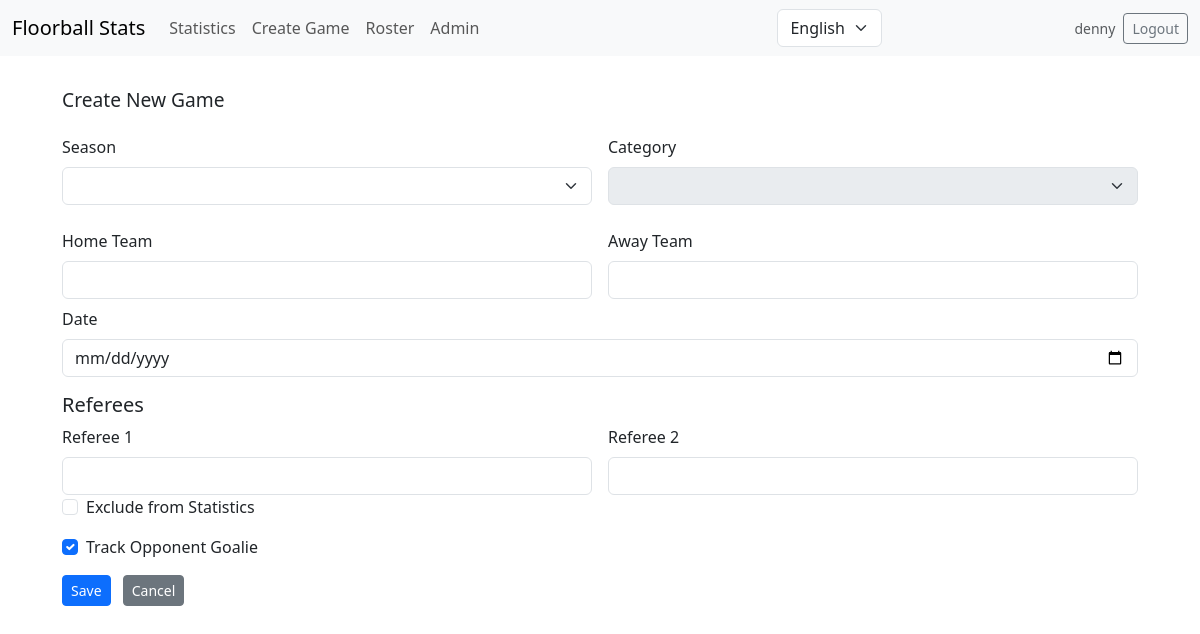
Before: /create_game (signed in) with the older database file.
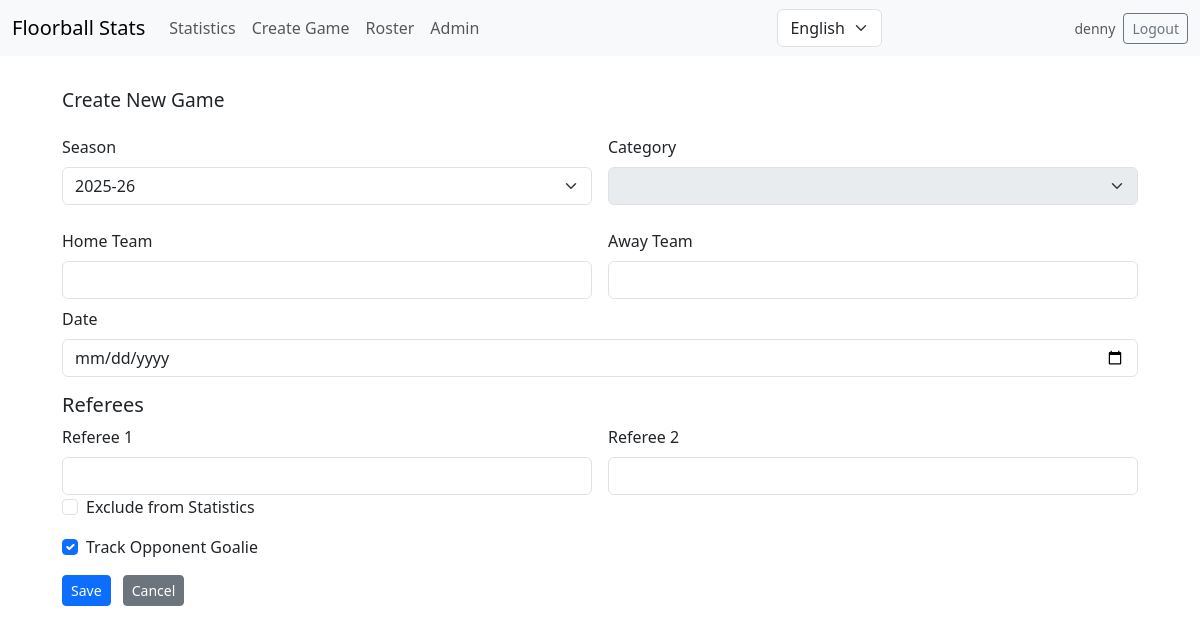
After: the same page with the newer database file.
### models/team_settings.py (models this page shows, shortened)
class TeamSettings(db.Model):
    __tablename__ = 'team_settings'
    id = db.Column(db.Integer, primary_key=True)
    category = db.Column(db.Text, nullable=False)
    setting_key = db.Column(db.Text, nullable=False)
    setting_value = db.Column(db.Text, nullable=False, default='1')
    __table_args__ = (
        db.UniqueConstraint('category', 'setting_key', name='uq_cat_key'),
    )

### routes/game_routes.py (the view, shortened to what this page needs)
@game_bp.route('/create_game', methods=['GET', 'POST'])
def create_game():
    guard = require_manage()
    if guard:
        return guard
    seasons = get_all_seasons()
    from models.team_settings import get_current_season as _cur_season
    return render_template('game_form.html', categories=[], seasons=seasons, current_season=_cur_season())

### models/roster.py (called while the page is built)
def get_all_seasons():
    try:
        rows = db.session.query(RosterPlayer.season).distinct().all()
        return sorted({r[0] for r in rows if r[0]}, reverse=True)
    except Exception:
        logger.exception("get_all_seasons failed")
        return []

### utils/auth_helpers.py (called while the page is built)
def require_manage():
    from flask import redirect, url_for, flash
    if not session.get('authenticated'):
        return redirect(url_for('game.index'))
    if session.get('is_admin_session'):
        return None
    if session.get('user_id'):
        return None
    flash('This section requires a user account or the admin PIN.', 'warning')
    return redirect(url_for('game.user_login'))

### templates/game_form.html (shortened to what the changed rows need)
{% extends "base.html" %}
{% block content %}
<div class="game-form-container">
    <h1 class="mb-4" style="font-size:1.2rem;">{{ g.t['modify_game'] if modify else g.t['create_new_game'] }}</h1>
    <form method="post" action="{{ url_for('game.modify_game', game_id=game_id) if modify else url_for('game.create_game') }}"
        id="gameForm">
        <div class="row g-2 g-sm-3">
            <div class="col-12 col-sm-6">
                <label for="season" class="form-label">{{ g.t['season'] }}</label>
                {% if modify %}
                <input type="text" class="form-control" id="season" name="season" required
                    value="{{ game.season if game.season is defined else '' }}" readonly>
                {% else %}
                <select class="form-select" id="season" name="season" required>
                    <option value="">{{ g.t['select_season'] }}</option>
                    {% for s in seasons %}
                    <option value="{{ s }}" {% if s == current_season %}selected{% endif %}>{{ s }}</option>
                    {% endfor %}
                </select>
                {% endif %}
            </div>
        </div>
            {% set formations = [
            ('pp1', g.t['pp1']),
            ('pp2', g.t['pp2']),
            ('bp1', g.t['bp1']),
            ('bp2', g.t['bp2']),
            ('6vs5', g.t['6vs5']),
            ('stress_line', g.t['stress_line'])
            ] %}
    </form>
</div>
{% endblock %}

Changed rows visible on the page:
added TeamSettings: season "2025-26"
